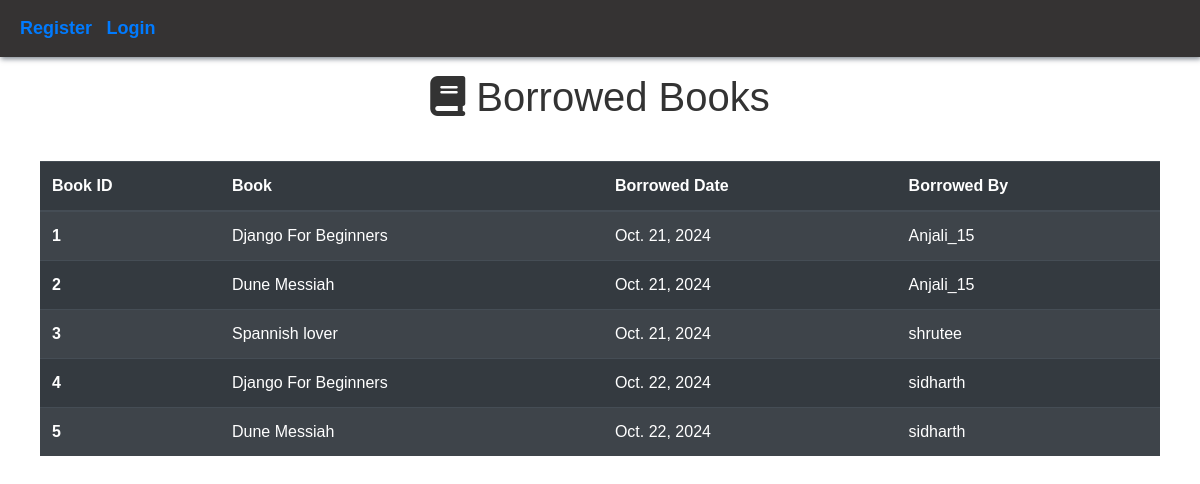
Screenshot of /books/Borrowed with the database file from the repository.
### borrowingmanagement/models.py (models this page shows)
class BorrowedBook(models.Model):
    user = models.ForeignKey(User, on_delete=models.CASCADE)
    book = models.ForeignKey(Book, on_delete=models.CASCADE)
    borrow_date = models.DateField(auto_now_add=True)
    return_date = models.DateField(null=True, blank=True)
    def __str__(self):
        return f"{self.user.username} borrowed {self.book.title}"

### bookmanagement/models.py (models this page shows, shortened)
class Book(models.Model):
    title = models.CharField(max_length=100)
    author = models.CharField(max_length=100)
    genre = models.CharField(max_length=50)
    book_cover=models.ImageField(upload_to='books_image', default = "")
    ratings=models.DecimalField(max_digits=3, decimal_places=1, default = 2)
    status_choices = [
        ('available', 'Available'),
        ('borrowed', 'Borrowed'),
    ]
    status = models.CharField(max_length=20, choices=status_choices, default='available')
    def __str__(self):
        return self.title

### account/models.py (models this page shows)
class User(AbstractUser):
    is_admin=models.BooleanField('Is admin', default=False)
    is_student=models.BooleanField('Is student', default=False)
    is_super_admin=models.BooleanField('Is super admin', default=False)
    email=models.EmailField(unique=True)
    username=models.CharField(max_length=150, unique=True)
    books_borrowed=models.PositiveIntegerField(null=True, default = 0)
    is_banned=models.BooleanField(default=False, null=True)
    EMAIL_FIELD = 'email'
    USERNAME_FIELD = 'username'
    REQUIRED_FIELDS = ['email']

### bookmanagement/views.py (the view)
# urls.py: path('Borrowed',borrowed, name='borrowed'),
def borrowed(request):
    books=BorrowedBook.objects.all()
    print(books)
    return render(request, 'bookmanagement/borrowedbook.html', {'books':books})

### bookmanagement/templates/bookmanagement/borrowedbook.html (shortened to what this page needs)
<!doctype html>
<html lang="en">
<head>
  <link rel="stylesheet" href="https://cdn.jsdelivr.net/npm/bootstrap@4.4.1/dist/css/bootstrap.min.css"
>
</head>
<body>
  <header>
    <nav>
      <ul>
        {% if user.is_authenticated %}
        <li><a class="link" href="{% url 'home' %}" style="color:#fff; text-decoration: none; font-weight: bold; font-size: 18px;">Home</a></li>
        <li><a class="link" href="booklist" style="color:#fff; text-decoration: none; font-weight: bold; font-size: 18px;">Book Management</a></li>
        <li><a class="link" href="AddBook" style="color:#fff; text-decoration: none; font-weight: bold; font-size: 18px;">Add Books</a></li>
        <li><a class="link" href="#" style="color:#fff; text-decoration: none; font-weight: bold; font-size: 18px;">Borrowed Books</a></li>
      </ul>
      <ul>
        <li><a class="link" href="{% url 'logout' %}" style="color:#fff; text-decoration: none; font-weight: bold; font-size: 18px;">Logout <i class="fa-solid fa-right-from-bracket"></i></a></li>
      </ul>
      {% else %}
      <ul>
        <li><a href="register" style="text-decoration: none; font-weight: bold; font-size: 18px;">Register</a></li>
        <li><a href="login" style="text-decoration: none; font-weight: bold; font-size: 18px;">Login</a></li>
      </ul>
      {% endif %}
    </nav>
  </header>
  <h1 class="mt-3" style="margin-bottom: 1rem; text-align: center;"><i class="fa-solid fa-book"></i> Borrowed Books</h1>
  <div class="table-container">
    <table class="table table-striped table-dark">
        <table class="table table-striped table-dark">
            <thead>
              <tr>
                <th scope="col">Book ID</th>
                <th scope="col">Book</th>
                <th scope="col">Borrowed Date</th>
                <th scope="col">Borrowed By</th>
  </tr>
</thead>
<tbody>
  {% for i in books %}
    <tr>
      <th scope="row">{{ forloop.counter }}</th>
      <td>{{ i.book }}</td>
      <td>{{ i.borrow_date }}</td>
      <td>{{ i.user }}</td>
    </tr>
  {% endfor %}
</tbody>
          </table>
    </table>
  </div>

### bookmanagement/templates/bookmanagement/borrowedbook.html (style rules this page uses)
body { font-family: Arial, sans-serif; margin: 0; padding: 0; }
nav { display: flex; justify-content: space-between; align-items: center; padding: 15px 20px; box-shadow:1px 2px 5px rgba(3, 19, 37,0.5); background:rgba(3, 0, 0, 0.8); }
nav ul { list-style-type: none; margin: 0; padding: 0; }
nav ul li { display: inline; margin-right: 10px; }
h1 { color: #333; }
.table { margin-top: 20px; }
.table-container { margin: 0 auto; max-width: 70rem; }

### rows the page displays
BorrowedBook: book "Django For Beginners", borrow_date "Oct. 21, 2024", user "Anjali_15"
BorrowedBook: book "Dune Messiah", borrow_date "Oct. 21, 2024", user "Anjali_15"
BorrowedBook: book "Spannish lover", borrow_date "Oct. 21, 2024", user "shrutee"
BorrowedBook: book "Django For Beginners", borrow_date "Oct. 22, 2024", user "sidharth"
BorrowedBook: book "Dune Messiah", borrow_date "Oct. 22, 2024", user "sidharth"
